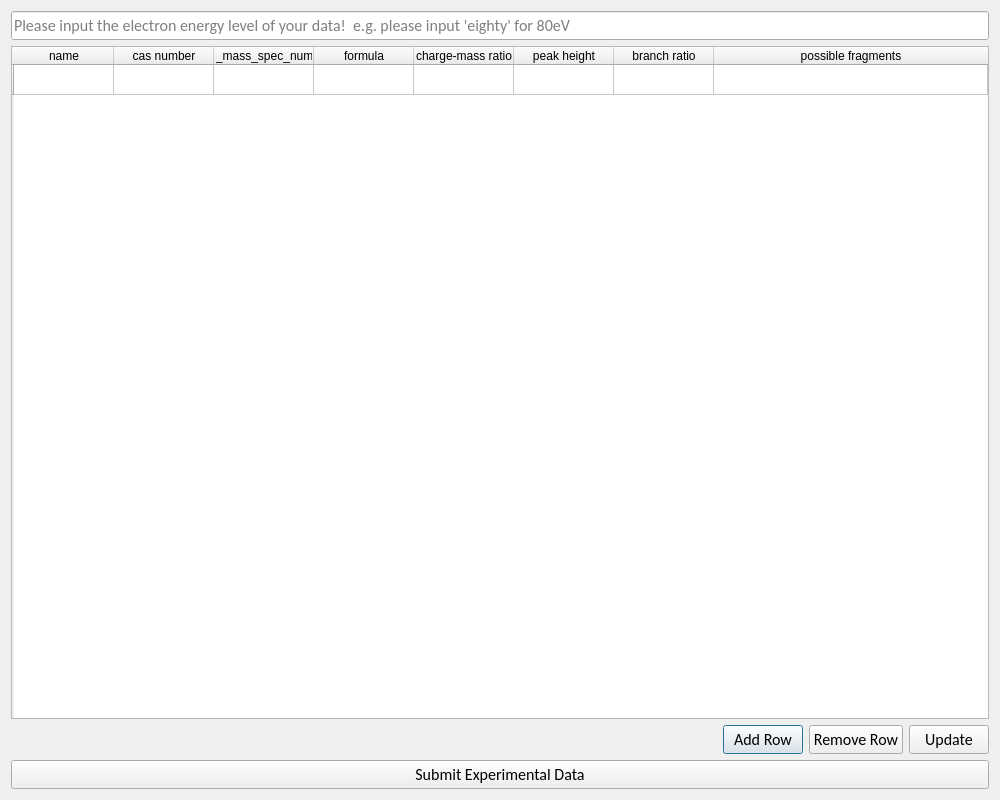
<?xml version="1.0" encoding="UTF-8"?>
<ui version="4.0">
 <class>Options</class>
 <widget class="QDialog" name="Options">
  <property name="geometry">
   <rect>
    <x>0</x>
    <y>0</y>
    <width>1000</width>
    <height>800</height>
   </rect>
  </property>
  <property name="minimumSize">
   <size>
    <width>1000</width>
    <height>400</height>
   </size>
  </property>
  <property name="windowTitle">
   <string>Options</string>
  </property>
  <layout class="QVBoxLayout" name="verticalLayout_2">
   <item>
    <layout class="QVBoxLayout" name="verticalLayout">
     <item>
      <widget class="QLineEdit" name="energy_level">
       <property name="font">
        <font>
         <family>Calibri</family>
         <pointsize>12</pointsize>
        </font>
       </property>
       <property name="text">
        <string/>
       </property>
       <property name="placeholderText">
        <string>Please input the electron energy level of your data!  e.g. please input 'eighty' for 80eV</string>
       </property>
      </widget>
     </item>
     <item>
      <widget class="QTableWidget" name="input_table">
       <property name="enabled">
        <bool>true</bool>
       </property>
       <attribute name="horizontalHeaderShowSortIndicator" stdset="0">
        <bool>true</bool>
       </attribute>
       <attribute name="horizontalHeaderStretchLastSection">
        <bool>true</bool>
       </attribute>
       <row>
        <property name="text">
         <string/>
        </property>
       </row>
       <column>
        <property name="text">
         <string>name</string>
        </property>
       </column>
       <column>
        <property name="text">
         <string>cas number</string>
        </property>
       </column>
       <column>
        <property name="text">
         <string>nist_mass_spec_number</string>
        </property>
       </column>
       <column>
        <property name="text">
         <string>formula</string>
        </property>
       </column>
       <column>
        <property name="text">
         <string>charge-mass ratio</string>
        </property>
       </column>
       <column>
        <property name="text">
         <string>peak height</string>
        </property>
       </column>
       <column>
        <property name="text">
         <string>branch ratio</string>
        </property>
       </column>
       <column>
        <property name="text">
         <string>possible fragments</string>
        </property>
       </column>
      </widget>
     </item>
     <item>
      <layout class="QHBoxLayout" name="horizontalLayout">
       <item>
        <spacer name="horizontalSpacer">
         <property name="orientation">
          <enum>Qt::Horizontal</enum>
         </property>
         <property name="sizeHint" stdset="0">
          <size>
           <width>40</width>
           <height>20</height>
          </size>
         </property>
        </spacer>
       </item>
       <item>
        <widget class="QPushButton" name="add_row">
         <property name="font">
          <font>
           <family>Calibri</family>
           <pointsize>12</pointsize>
          </font>
         </property>
         <property name="text">
          <string>Add Row</string>
         </property>
        </widget>
       </item>
       <item>
        <widget class="QPushButton" name="remove_row">
         <property name="font">
          <font>
           <family>Calibri</family>
           <pointsize>12</pointsize>
          </font>
         </property>
         <property name="text">
          <string>Remove Row</string>
         </property>
        </widget>
       </item>
       <item>
        <widget class="QPushButton" name="update_button">
         <property name="font">
          <font>
           <family>Calibri</family>
           <pointsize>12</pointsize>
          </font>
         </property>
         <property name="text">
          <string>Update</string>
         </property>
        </widget>
       </item>
      </layout>
     </item>
     <item>
      <widget class="QPushButton" name="PossibleOptions">
       <property name="font">
        <font>
         <family>Calibri</family>
         <pointsize>12</pointsize>
        </font>
       </property>
       <property name="text">
        <string>Submit Experimental Data</string>
       </property>
      </widget>
     </item>
    </layout>
   </item>
  </layout>
 </widget>
 <resources/>
 <connections/>
</ui>
